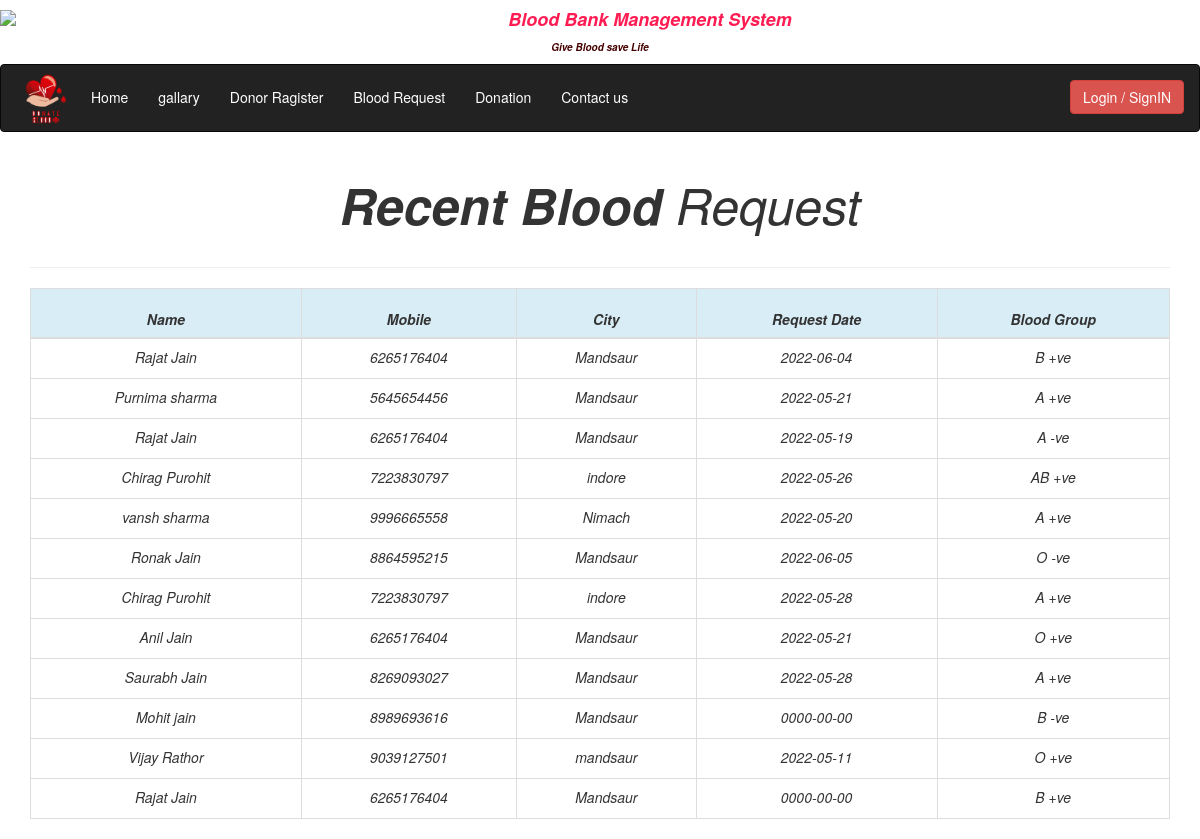
The page /request_viewAll.php on the database its author committed.
### tables this page shows
CREATE TABLE IF NOT EXISTS `request_blood` (
  `r_id` int(225) NOT NULL AUTO_INCREMENT,
  `r_fname` varchar(225) DEFAULT NULL,
  `r_lname` varchar(225) DEFAULT NULL,
  `r_address` varchar(225) DEFAULT NULL,
  `r_state` varchar(225) DEFAULT NULL,
  `r_city` varchar(225) DEFAULT NULL,
  `r_mobile` varchar(225) DEFAULT NULL,
  `r_aadhar` varchar(225) DEFAULT NULL,
  `r_bgroup` varchar(225) DEFAULT NULL,
  `r_rdate` date NOT NULL,
  `r_gender` varchar(225) DEFAULT NULL,
  `r_photo` varchar(225) DEFAULT NULL,
  PRIMARY KEY (`r_id`)
);

### request_viewAll.php (the view, shortened to what this page needs)
<!DOCTYPE html>
<html lang="en">
<head>
  <link rel="stylesheet" href="css/header.css">
  <link rel="stylesheet" href="css/login.css">
  <link rel="stylesheet" href="https://maxcdn.bootstrapcdn.com/bootstrap/3.4.1/css/bootstrap.min.css">
</head>
<body>
 <?php include 'header.php'; ?>
    <section class="home-section"style="margin-top:25px">
         <div class="container">
		<div class="table-responsive">
                    <h2><b>Recent Blood </b>Request</h2>
                    <hr/>
            <table class="table table-bordered " id="myTable">
                <thead class="infoc">
                    <tr class="info">
                                                    <th>Name</th>
                                                    <th>Mobile</th>
                                                    <th>City</th>
                                                    <th>Request Date</th>
                                                    <th>Blood Group</th>
						</tr>
					</thead>
					<tbody >
                                            <?php
                                                $con= mysqli_connect('localhost:3308', 'root','');
                                                mysqli_select_db($con,'rblood');
                                                $q1="select * from request_blood ORDER BY r_id desc";
                                                $result=mysqli_query($con,$q1);
                                                $num1= mysqli_num_rows($result);
                                            for($i=0;$i<$num1;$i++)
                                            {
                                                $row=mysqli_fetch_array($result);
                                            ?>
                                            <tr >
                                                <td><?php echo $row['r_fname']," ",$row['r_lname']; ?></td>
                                                <td><?php echo $row['r_mobile']; ?></td>
                                                <td><?php echo $row['r_city']; ?></td>
                                                <td><?php echo $row['r_rdate']; ?></td>
                                                <td><?php echo $row['r_bgroup']; ?></td>
                                            </tr>
                                            <?php
                                            }
                                            ?>
                                        </tbody>
                                </table>
			</div>
		</div>
        </section>
   </body>
</html>

### css/login.css (style rules this page uses)
* { box-sizing: border-box; }

### request_viewAll.php (style rules this page uses)
.container { font-style:italic; }
.table-responsive h2 { font-size: 50px; text-align: center; padding-bottom: 15px; }
.infoc { padding: 20px; height: 50px; }
.infoc tr th,td { text-align: center; height: 40px; }

### rows shown on the page
request_blood: r_fname "Rajat", r_lname "Jain", r_mobile "6265176404", r_city "Mandsaur", r_rdate "2022-06-04", r_bgroup "B +ve"
request_blood: r_fname "Purnima", r_lname "sharma", r_mobile "5645654456", r_city "Mandsaur", r_rdate "2022-05-21", r_bgroup "A +ve"
request_blood: r_fname "Rajat", r_lname "Jain", r_mobile "6265176404", r_city "Mandsaur", r_rdate "2022-05-19", r_bgroup "A -ve"
request_blood: r_fname "Chirag", r_lname "Purohit", r_mobile "7223830797", r_city "indore", r_rdate "2022-05-26", r_bgroup "AB +ve"
request_blood: r_fname "vansh", r_lname "sharma", r_mobile "9996665558", r_city "Nimach", r_rdate "2022-05-20", r_bgroup "A +ve"
request_blood: r_fname "Ronak", r_lname "Jain", r_mobile "8864595215", r_city "Mandsaur", r_rdate "2022-06-05", r_bgroup "O -ve"
request_blood: r_fname "Chirag", r_lname "Purohit", r_mobile "7223830797", r_city "indore", r_rdate "2022-05-28", r_bgroup "A +ve"
request_blood: r_fname "Anil", r_lname "Jain", r_mobile "6265176404", r_city "Mandsaur", r_rdate "2022-05-21", r_bgroup "O +ve"
request_blood: r_fname "Saurabh", r_lname "Jain", r_mobile "8269093027", r_city "Mandsaur", r_rdate "2022-05-28", r_bgroup "A +ve"
request_blood: r_fname "Mohit", r_lname "jain", r_mobile "8989693616", r_city "Mandsaur", r_rdate "0000-00-00", r_bgroup "B -ve"
request_blood: r_fname "Vijay", r_lname "Rathor", r_mobile "9039127501", r_city "mandsaur", r_rdate "2022-05-11", r_bgroup "O +ve"
request_blood: r_fname "Rajat", r_lname "Jain", r_mobile "6265176404", r_city "Mandsaur", r_rdate "0000-00-00", r_bgroup "B +ve"
